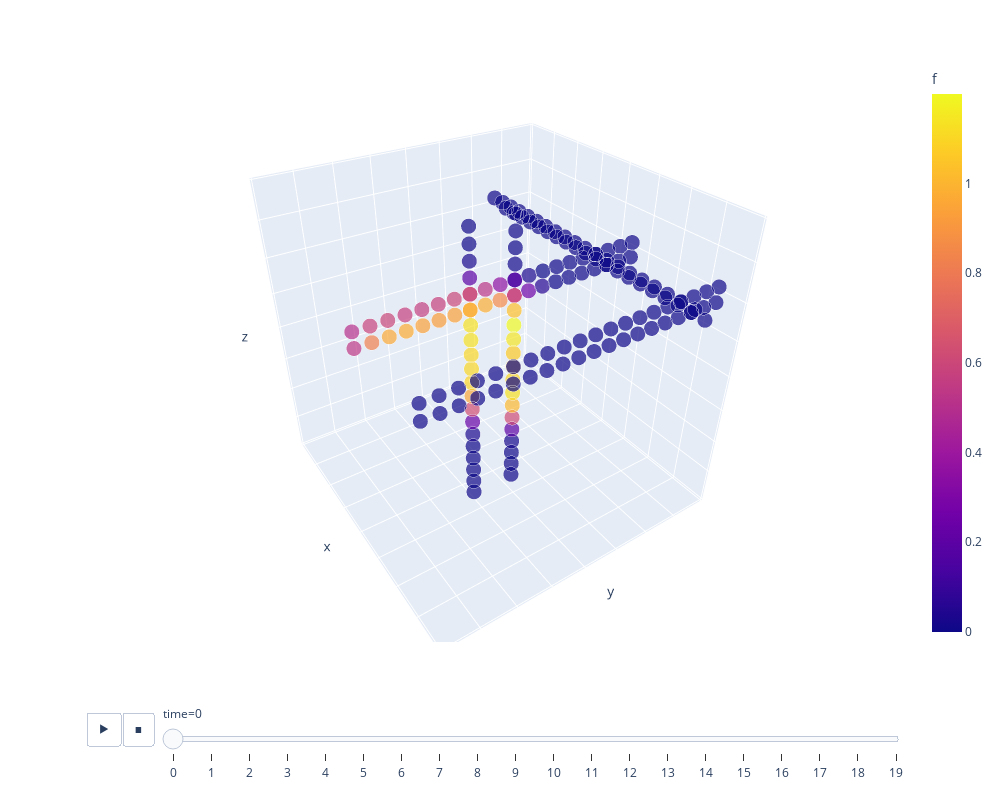

The notebook cell saved with this chart:
### Code cell
G_opt, df = ttnopt(G, O, nsweep = 5)
fig = grid_animation(df)
fig.show()

### Figure 1 — Plotly figure (JSON) as saved in the notebook; plotly's stock layout.template omitted (floating-point values rounded to 4 significant figures; data arrays with more than 128 entries replaced by an {"elided": "..."} marker saying what was removed)
{"data": [{"hovertemplate": "<b>%{hovertext}</b><br><br>time=0<br>x1=%{x}<br>x2=%{y}<br>x3=%{z}<br>size=%{marker.size}<br>f=%{marker.color}<extra></extra>", "hovertext": {"elided": "160 int values"}, "ids": {"elided": "160 int values"}, "legendgroup": "", "marker": {"color": {"elided": "160 float values"}, "coloraxis": "coloraxis", "size": {"elided": "160 int values"}, "sizemode": "area", "sizeref": 0.004444, "symbol": "circle"}, "mode": "markers", "name": "", "scene": "scene", "showlegend": false, "type": "scatter3d", "x": {"elided": "160 float values"}, "y": {"elided": "160 float values"}, "z": {"elided": "160 float values"}}], "layout": {"coloraxis": {"colorbar": {"title": {"text": "f"}}, "colorscale": [[0, "#0d0887"], [0.1111, "#46039f"], [0.2222, "#7201a8"], [0.3333, "#9c179e"], [0.4444, "#bd3786"], [0.5556, "#d8576b"], [0.6667, "#ed7953"], [0.7778, "#fb9f3a"], [0.8889, "#fdca26"], [1, "#f0f921"]]}, "height": 800, "legend": {"itemsizing": "constant", "tracegroupgap": 0}, "margin": {"t": 60}, "scene": {"camera": {"center": {"x": 0, "y": 0, "z": 0}, "eye": {"x": 1.5, "y": -1, "z": 1.2}, "up": {"x": 0, "y": 0, "z": 1}}, "domain": {"x": [0, 1], "y": [0, 1]}, "xaxis": {"showticklabels": false, "title": {"text": "x"}}, "yaxis": {"showticklabels": false, "title": {"text": "y"}}, "zaxis": {"showticklabels": false, "title": {"text": "z"}}}, "sliders": [{"active": 0, "currentvalue": {"prefix": "time="}, "len": 0.9, "pad": {"b": 10, "t": 60}, "steps": [{"args": [["0"], {"frame": {"duration": 0, "redraw": true}, "fromcurrent": true, "mode": "immediate", "transition": {"duration": 0, "easing": "linear"}}], "label": "0", "method": "animate"}, {"args": [["1"], {"frame": {"duration": 0, "redraw": true}, "fromcurrent": true, "mode": "immediate", "transition": {"duration": 0, "easing": "linear"}}], "label": "1", "method": "animate"}, {"args": [["2"], {"frame": {"duration": 0, "redraw": true}, "fromcurrent": true, "mode": "immediate", "transition": {"duration": 0, "easing": "linear"}}], "label": "2", "method": "animate"}, {"args": [["3"], {"frame": {"duration": 0, "redraw": true}, "fromcurrent": true, "mode": "immediate", "transition": {"duration": 0, "easing": "linear"}}], "label": "3", "method": "animate"}, {"args": [["4"], {"frame": {"duration": 0, "redraw": true}, "fromcurrent": true, "mode": "immediate", "transition": {"duration": 0, "easing": "linear"}}], "label": "4", "method": "animate"}, {"args": [["5"], {"frame": {"duration": 0, "redraw": true}, "fromcurrent": true, "mode": "immediate", "transition": {"duration": 0, "easing": "linear"}}], "label": "5", "method": "animate"}, {"args": [["6"], {"frame": {"duration": 0, "redraw": true}, "fromcurrent": true, "mode": "immediate", "transition": {"duration": 0, "easing": "linear"}}], "label": "6", "method": "animate"}, {"args": [["7"], {"frame": {"duration": 0, "redraw": true}, "fromcurrent": true, "mode": "immediate", "transition": {"duration": 0, "easing": "linear"}}], "label": "7", "method": "animate"}, {"args": [["8"], {"frame": {"duration": 0, "redraw": true}, "fromcurrent": true, "mode": "immediate", "transition": {"duration": 0, "easing": "linear"}}], "label": "8", "method": "animate"}, {"args": [["9"], {"frame": {"duration": 0, "redraw": true}, "fromcurrent": true, "mode": "immediate", "transition": {"duration": 0, "easing": "linear"}}], "label": "9", "method": "animate"}, {"args": [["10"], {"frame": {"duration": 0, "redraw": true}, "fromcurrent": true, "mode": "immediate", "transition": {"duration": 0, "easing": "linear"}}], "label": "10", "method": "animate"}, {"args": [["11"], {"frame": {"duration": 0, "redraw": true}, "fromcurrent": true, "mode": "immediate", "transition": {"duration": 0, "easing": "linear"}}], "label": "11", "method": "animate"}, {"args": [["12"], {"frame": {"duration": 0, "redraw": true}, "fromcurrent": true, "mode": "immediate", "transition": {"duration": 0, "easing": "linear"}}], "label": "12", "method": "animate"}, {"args": [["13"], {"frame": {"duration": 0, "redraw": true}, "fromcurrent": true, "mode": "immediate", "transition": {"duration": 0, "easing": "linear"}}], "label": "13", "method": "animate"}, {"args": [["14"], {"frame": {"duration": 0, "redraw": true}, "fromcurrent": true, "mode": "immediate", "transition": {"duration": 0, "easing": "linear"}}], "label": "14", "method": "animate"}, {"args": [["15"], {"frame": {"duration": 0, "redraw": true}, "fromcurrent": true, "mode": "immediate", "transition": {"duration": 0, "easing": "linear"}}], "label": "15", "method": "animate"}, {"args": [["16"], {"frame": {"duration": 0, "redraw": true}, "fromcurrent": true, "mode": "immediate", "transition": {"duration": 0, "easing": "linear"}}], "label": "16", "method": "animate"}, {"args": [["17"], {"frame": {"duration": 0, "redraw": true}, "fromcurrent": true, "mode": "immediate", "transition": {"duration": 0, "easing": "linear"}}], "label": "17", "method": "animate"}, {"args": [["18"], {"frame": {"duration": 0, "redraw": true}, "fromcurrent": true, "mode": "immediate", "transition": {"duration": 0, "easing": "linear"}}], "label": "18", "method": "animate"}, {"args": [["19"], {"frame": {"duration": 0, "redraw": true}, "fromcurrent": true, "mode": "immediate", "transition": {"duration": 0, "easing": "linear"}}], "label": "19", "method": "animate"}], "x": 0.1, "xanchor": "left", "y": 0, "yanchor": "top"}], "updatemenus": [{"buttons": [{"args": [null, {"frame": {"duration": 100, "redraw": true}, "fromcurrent": true, "mode": "immediate", "transition": {"duration": 20, "easing": "linear"}}], "label": "&#9654;", "method": "animate"}, {"args": [[null], {"frame": {"duration": 0, "redraw": true}, "fromcurrent": true, "mode": "immediate", "transition": {"duration": 0, "easing": "linear"}}], "label": "&#9724;", "method": "animate"}], "direction": "left", "pad": {"r": 10, "t": 70}, "showactive": false, "type": "buttons", "x": 0.1, "xanchor": "right", "y": 0, "yanchor": "top"}], "width": 1000}}
